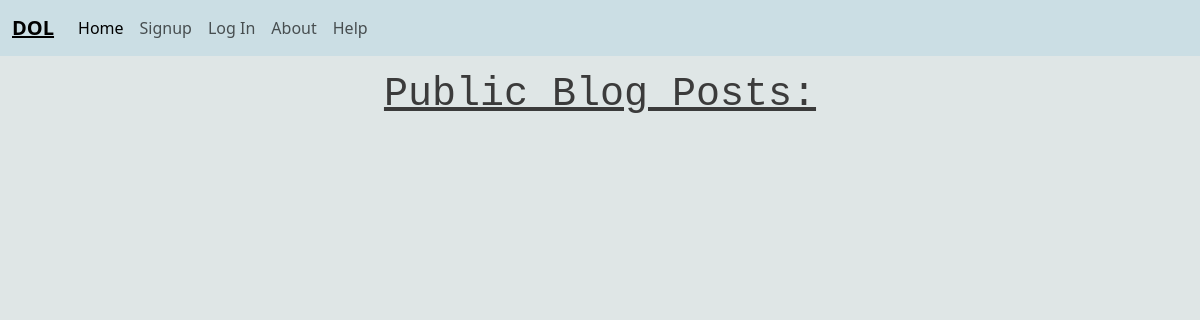
The page /vlog/vlist on the database as committed earlier.
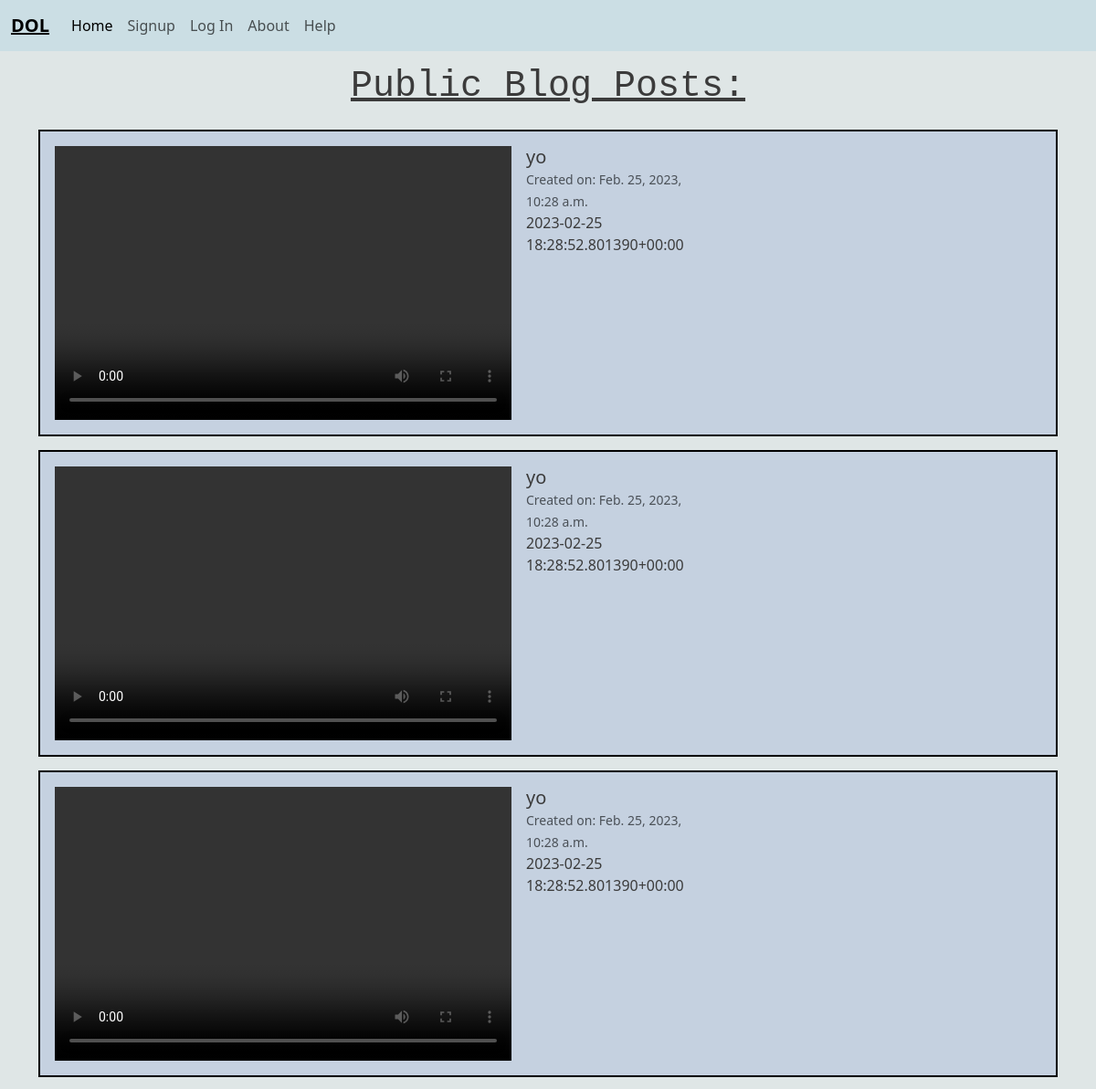
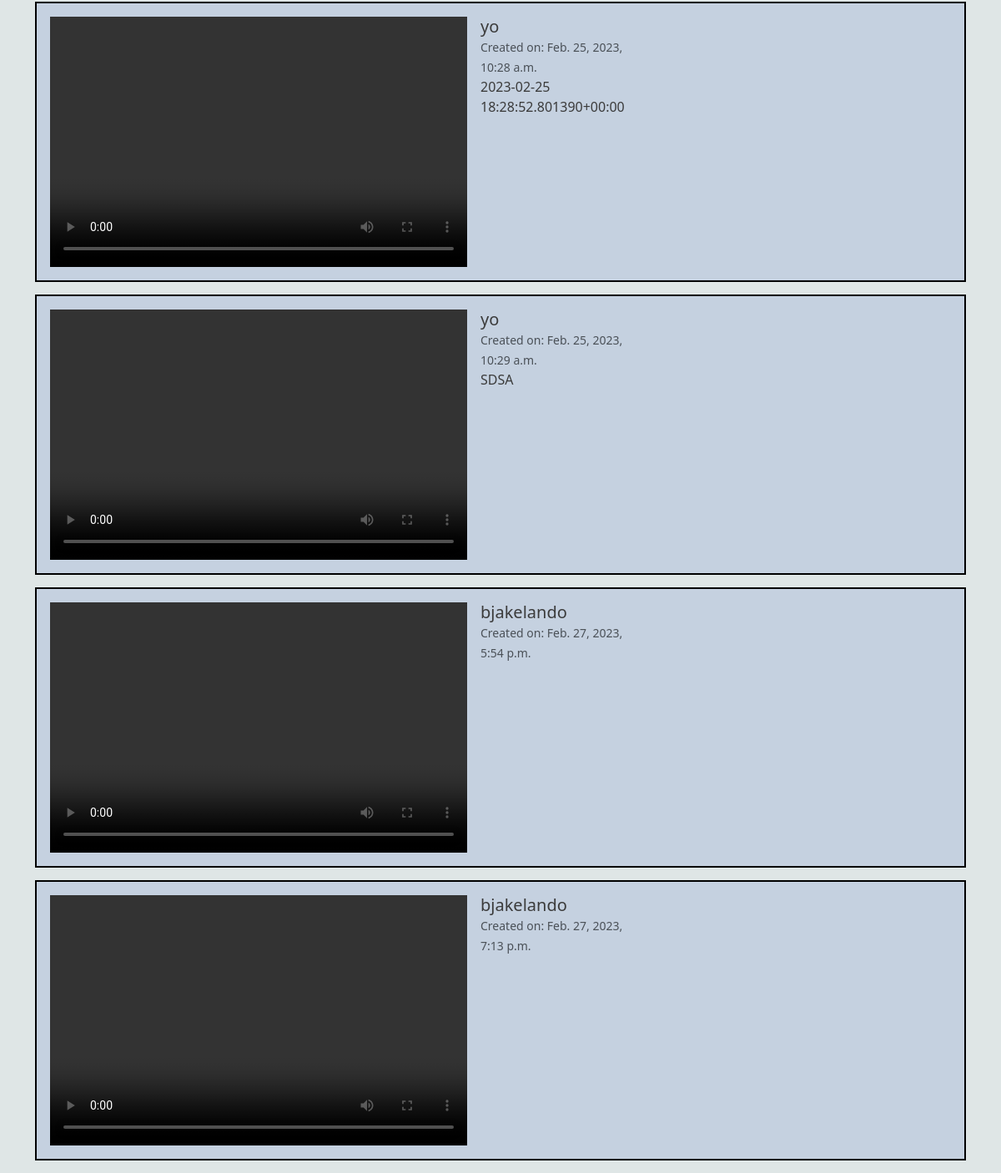
The same page on the database as committed later (2 pictures, top to bottom).
### vlog/models.py (models this page shows, shortened)
class Video(models.Model):
    name = models.CharField(max_length=500)
    videofile= models.FileField(upload_to='videos/', blank=True, null=True, verbose_name="")
    created_on = models.DateTimeField(auto_now_add=True)
    description = models.TextField(max_length=256)
    author = models.ForeignKey(
    get_user_model(),
    on_delete=models.CASCADE,
    )

### vlog/views.py (the view, shortened to what this page needs)
# urls.py: path('vlist', views.VideoListView.as_view(), name ='vlist'),
class VideoListView(ListView):
    template_name = 'vlog/vlist.html'
    model = Video

### templates/vlog/vlist.html (shortened to what this page needs)
{% extends 'base.html' %}
{% load static %}
{% block content %}
<body class="homeBody">
<div class="videoContainer">
    <h1 id="vlogTitle"><u>Public Blog Posts:</u></h1>
    {% for video in video_list %}
        <div class="video-grid">
            <video width='800' controls src='/static/upload/{{ video.videofile }}' type='video/mp4'>
            </video>
            <div class="card-body">
                <h5 class="card-title">{{ video.author }}</h5>
                <label><small class="text-muted">Created on: {{ video.created_on }}</small></label>
                <p>{{ video.description }}</p>
            </div>
        </div>
    {% endfor %}
</div>
</body>
{% endblock content %}

### templates/base.html (shortened to what this page needs)
{% load static %}
<!DOCTYPE html>
<html lang="en">
<head>
    <link href="https://cdn.jsdelivr.net/npm/bootstrap@5.3.0-alpha1/dist/css/bootstrap.min.css" rel="stylesheet">
    <link rel="stylesheet" href="{% static 'css/base.css' %}">
</head>
<body>
    <nav class="navbar navbar-expand-lg">
        <div class="container-fluid">
            <a class="navbar-brand" href="#"><b><u>DOL</u></b></a>
            <div class="collapse navbar-collapse" id="navbarNavAltMarkup">
            <div class="navbar-nav">
                {% if user.is_authenticated %}
                <a class="nav-link" href="{% url 'myProfile' request.user.id %}">My Profile</a>
                <a class="nav-link active" aria-current="page" href="{% url 'profileHome' %}">Home</a>
                <a class="nav-link" href="{% url 'profiles' %}">Follow</a>
                <a class="nav-link" href="{% url 'vlist' %}">Vlog</a>
                <a class="nav-link" href="{% url 'vlog1' %}">New Post</a>
                <a class="nav-link" href="{% url 'board' %}">Travel</a>
                <a class="nav-link" href="{% url 'logout' %}">Log Out</a>
                <a class="nav-link" href="{% url 'help' %}">Help</a>
                {% else %}
                <a class="nav-link active" aria-current="page" href="{% url 'home' %}">Home</a>
                <a class="nav-link" href="{% url 'signup' %}">Signup</a>
                <a class="nav-link" href="{% url 'login' %}">Log In</a>
                <a class="nav-link" href="{% url 'about' %}">About</a>
                <a class="nav-link" href="{% url 'help' %}">Help</a>
                {% endif %}
            </div>
            </div>
        </div>
        </nav>
    <div class = "container">
    {% block content %}
    {% endblock content %}
    </div>
</body>
</html>

### static/css/base.css (style rules this page uses)
* { margin: 0; }
.navbar { background-color: rgb(203, 222, 228); }
.homeBody { background-color: rgb(223, 230, 230); color: rgb(59, 59, 59); }
.video-grid { background-color:rgb(197, 209, 224); --gap: 16px; --num-cols: 4; --row-height: 300px; border: solid 2px black; box-sizing: border-box; padding: var(--gap); margin-bottom: 15px; display: grid; grid-template-columns: repeat(var(--num-cols), 1fr); grid-auto-rows: var(--row-height); gap: var(--gap); }
.video-grid > video { align-items: center; width: 500px; height: 300px; object-fit: cover; }
#vlogTitle { width: 100%; text-align: center; padding: 15px; font-family: monospace; }

Rows that differ between the two databases and show on the page:
added Video: author "yo", created_on "Feb. 25, 2023, 10:28 a.m.", description "2023-02-25 18:28:52.801390+00:00"
added Video: author "yo", created_on "Feb. 25, 2023, 10:28 a.m.", description "2023-02-25 18:28:52.801390+00:00"
added Video: author "yo", created_on "Feb. 25, 2023, 10:28 a.m.", description "2023-02-25 18:28:52.801390+00:00"
added Video: author "yo", created_on "Feb. 25, 2023, 10:28 a.m.", description "2023-02-25 18:28:52.801390+00:00"
added Video: author "yo", created_on "Feb. 25, 2023, 10:29 a.m.", description "SDSA"
added Video: author "bjakelando", created_on "Feb. 27, 2023, 5:54 p.m."
added Video: author "bjakelando", created_on "Feb. 27, 2023, 7:13 p.m."
